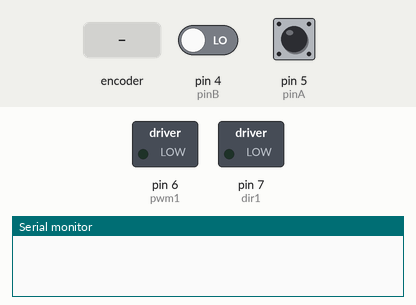
Recording of a sketch running on a simulated Arduino Uno, built with avr-gcc and run on an emulated ATmega328P. Shown: switched loads named in the sketch (green lamp = pin HIGH), the last lines printed to the serial monitor. The test bench sets the inputs (shaded band); at power-on: pin 4 (pinB) LOW, pin 5 (pinA) HIGH.

Above: at 1.2 s.
1.3 s: rotary encoder on pin 5 (pinA) / pin 4 (pinB) turned 1 step (first pin leading)
At 2.1 s:
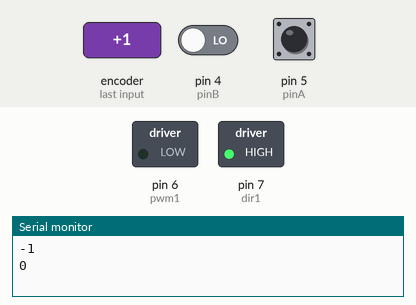
3.0 s: rotary encoder on pin 5 (pinA) / pin 4 (pinB) turned 1 step (first pin leading)
At 3.4 s:
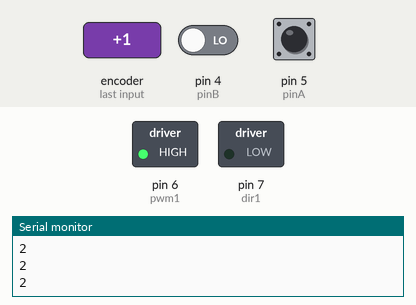
4.7 s: rotary encoder on pin 5 (pinA) / pin 4 (pinB) turned 2 steps (second pin leading)
At 5.7 s:
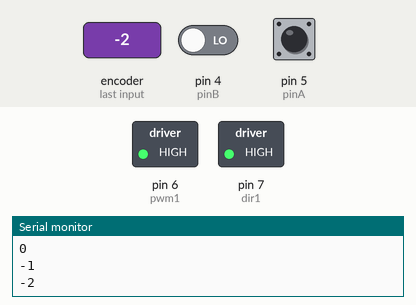
Timing chart, 0 to 7.7 s (numbered marks = the images above; inputs shaded):
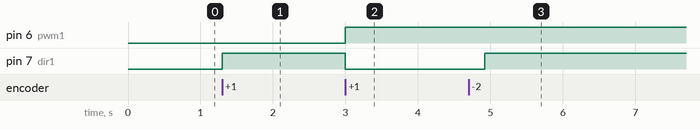

The sketch:

Motor_Control_Rotary_Encoder.ino
```cpp
int dir1 = 7;
int pwm1 = 6;
int dt=10;
int pinA=5;
int pinB=4;
int c=0;
int pwm_val;
int lastStateA;
int currentStateA;

void setup()
{
pinMode(pwm1,OUTPUT);
pinMode(dir1,OUTPUT);
pinMode(pinA,INPUT);
pinMode(pinB,INPUT);
Serial.begin(9600);

lastStateA=digitalRead(pinA);
}

void loop()
{
    currentStateA=digitalRead(pinA);
    if(lastStateA!=currentStateA) //count increses both in cw or acw rotation as it only counts steps....so if step changes coount increases.
    {
      //if last state not equal to current state...it means count has increased....now we have to check in which direction it has it has increased.
      if(digitalRead(pinB)!=currentStateA)
      {
      c++;
      }
      else
      {
        c--;
      }
      Serial.println(c);

if(c>=1)
{
digitalWrite(dir1,LOW);
}
if(c<=-1)
{
  digitalWrite(dir1,HIGH);
}

//controls the speed of the motor
pwm_val=255;
for(int i=0;i<c;i++)
{
Serial.println(c);
analogWrite(pwm1,pwm_val);
delay(dt);
analogWrite(pwm1,pwm_val);
delay(dt);
}
    }
   lastStateA=currentStateA;
}
```

Measured:
- after the input at 1.3 s, pin 7 (dir1): LOW → HIGH at once
- after the input at 3.0 s, pin 6 (pwm1): LOW → HIGH at once; pin 7 (dir1): HIGH → LOW at once
- after the input at 4.7 s, pin 7 (dir1): LOW → HIGH after 0.23 s
